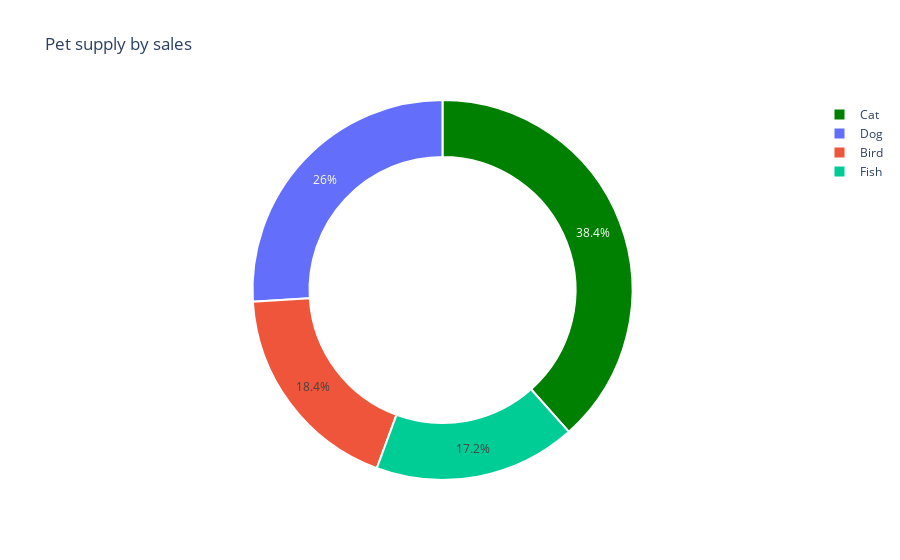

This figure's notebook cell:
### Code cell
# Define the colors and labels for the pie chart
colors = ['green', 'orange', 'blue', 'red']
labels = animal_sales.index

# Create a pie chart trace with custom colors and labels
trace = go.Pie(labels=labels, values=animal_sales.values, hole=0.7,
               marker=dict(colors=colors[:1], line=dict(color='white', width=2)))

# Create a layout with a custom title
layout = go.Layout(title='Pet supply by sales')

# Create a figure with the trace and layout, and display it
fig = go.Figure(data=[trace], layout=layout)
fig.show()

### Figure 1 — Plotly figure (JSON) as saved in the notebook; plotly's stock layout.template omitted (floating-point values rounded to 4 significant figures)
{"data": [{"hole": 0.7, "labels": ["Cat", "Dog", "Bird", "Fish"], "marker": {"colors": ["green"], "line": {"color": "white", "width": 2}}, "type": "pie", "values": [574200.0, 388400.0, 275000.0, 257300.0]}], "layout": {"title": {"text": "Pet supply by sales"}}}
